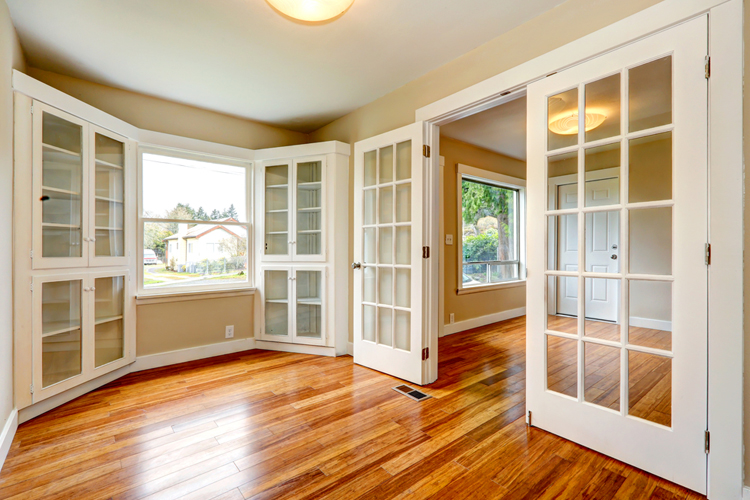
#> input picture 210962022-week4/resources/french_window.jpg, 750 x 500 px
$ python sobel_laplacian_sharpening.py
#> lines starting #> are read from the running program, lines starting #| are printed output that depends on the picture
# sobel and laplacian sharpening - use pattern images

import cv2 as cv
import matplotlib.pyplot as plt
import numpy as np

img = cv.imread('resources/french_window.jpg')
#> img is the input picture: shape (500, 750, 3); mean B, G, R 140.1, 169, 192.7
cv.imshow('original', img)
cv.waitKey(0)

# sobel
sobelX = cv.Sobel(img, cv.CV_64F, 1, 0, ksize=3)
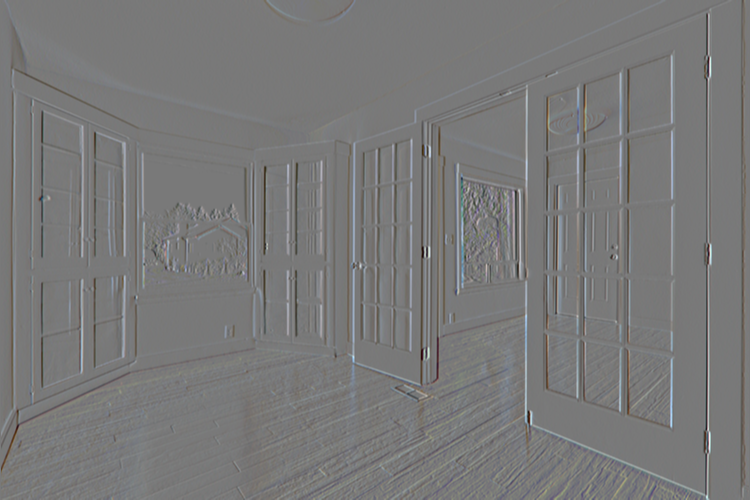
#> sobelX: shape (500, 750, 3) float64; mean B, G, R -0.8, -0.6, -0.4; drawn with min black and max white
sobelY = cv.Sobel(img, cv.CV_64F, 0, 1, ksize=3)
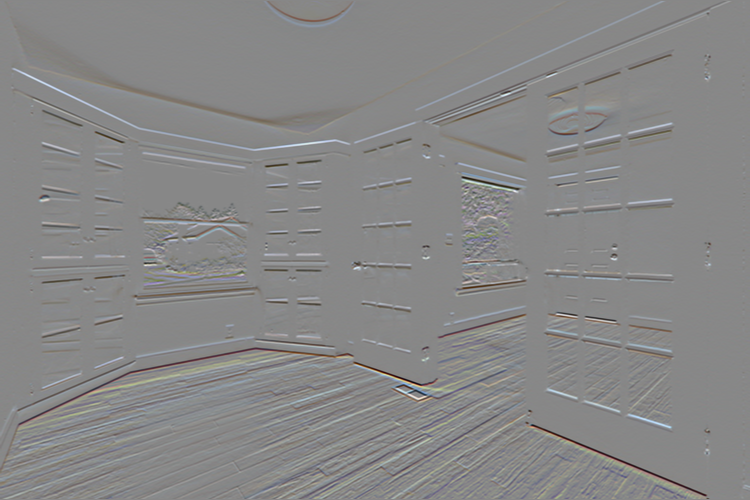
#> sobelY: shape (500, 750, 3) float64; mean B, G, R -1.8, -1.4, -0.6; drawn with min black and max white

temp = np.sqrt(sobelX**2, sobelY**2)
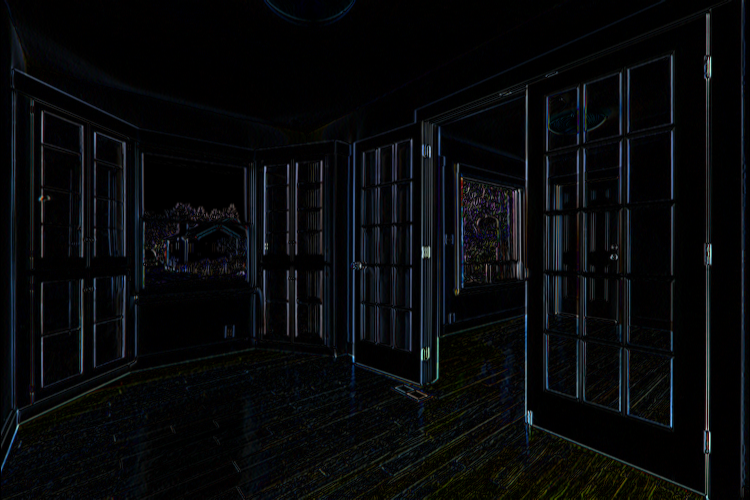
#> temp: shape (500, 750, 3) float64; mean B, G, R 38.6, 33.5, 28.8; drawn with min black and max white
temp = temp.astype(np.uint8)
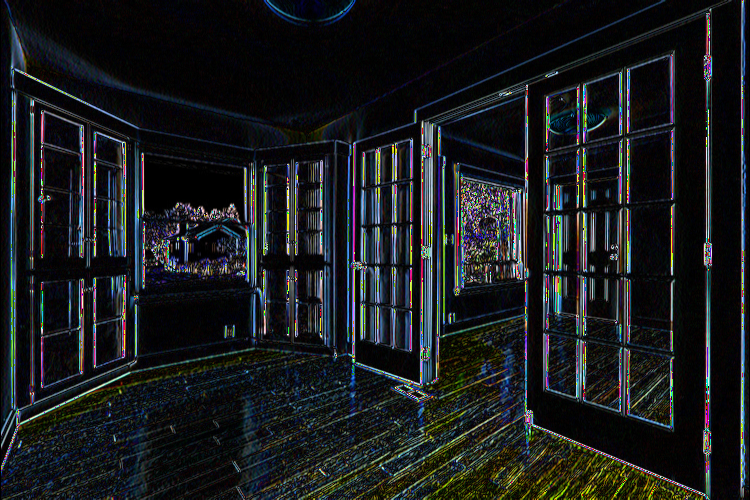
#> temp: shape (500, 750, 3); mean B, G, R 30, 28.2, 25.6

sharpened_img = cv.add(img, temp)
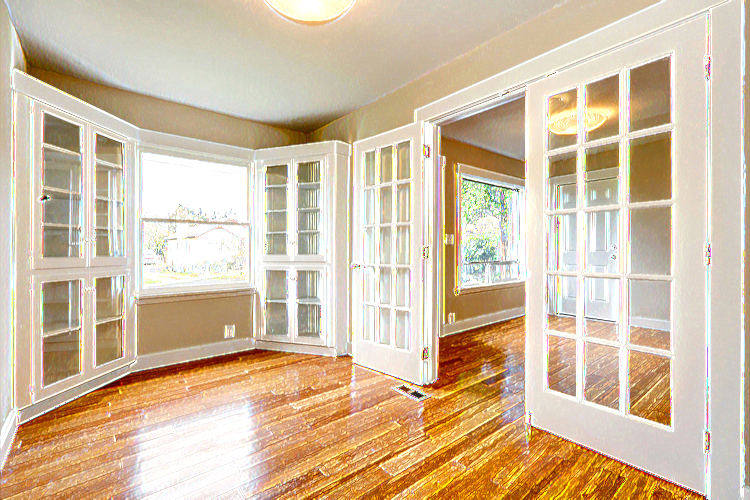
#> sharpened_img: shape (500, 750, 3); mean B, G, R 164.3, 190.7, 211.3
cv.imshow('sobel', sharpened_img)
cv.waitKey(0)

# laplacian
laplacian_temp = cv.Laplacian(img, cv.CV_64F, ksize=3)
laplacian_temp = laplacian_temp.astype(np.uint8)
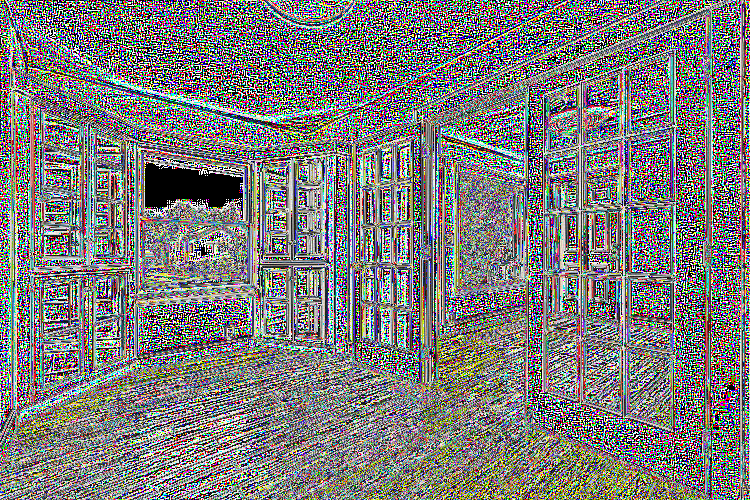
#> laplacian_temp: shape (500, 750, 3); mean B, G, R 122.4, 123.6, 124.6
laplacian_img = cv.add(img, laplacian_temp)
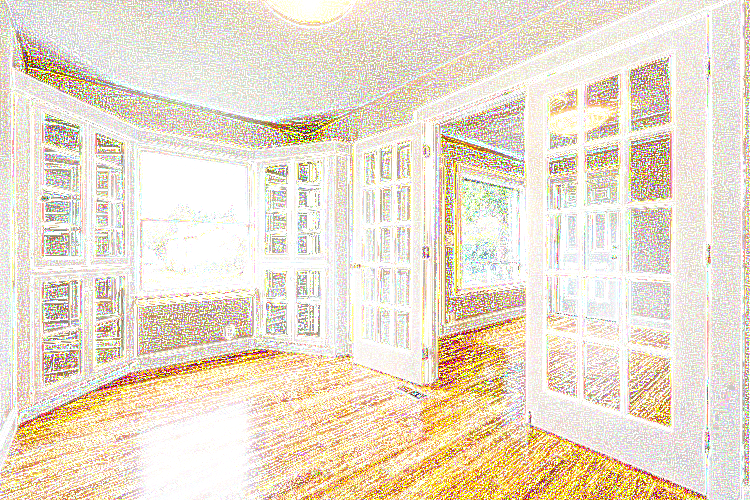
#> laplacian_img: shape (500, 750, 3); mean B, G, R 206.1, 223.2, 234.3
cv.imshow('laplacian', laplacian_img)
cv.waitKey(0)

cv.destroyAllWindows()

$ run again, with 210962022-week4/resources/tiger.jpg copied over 210962022-week4/resources/french_window.jpg
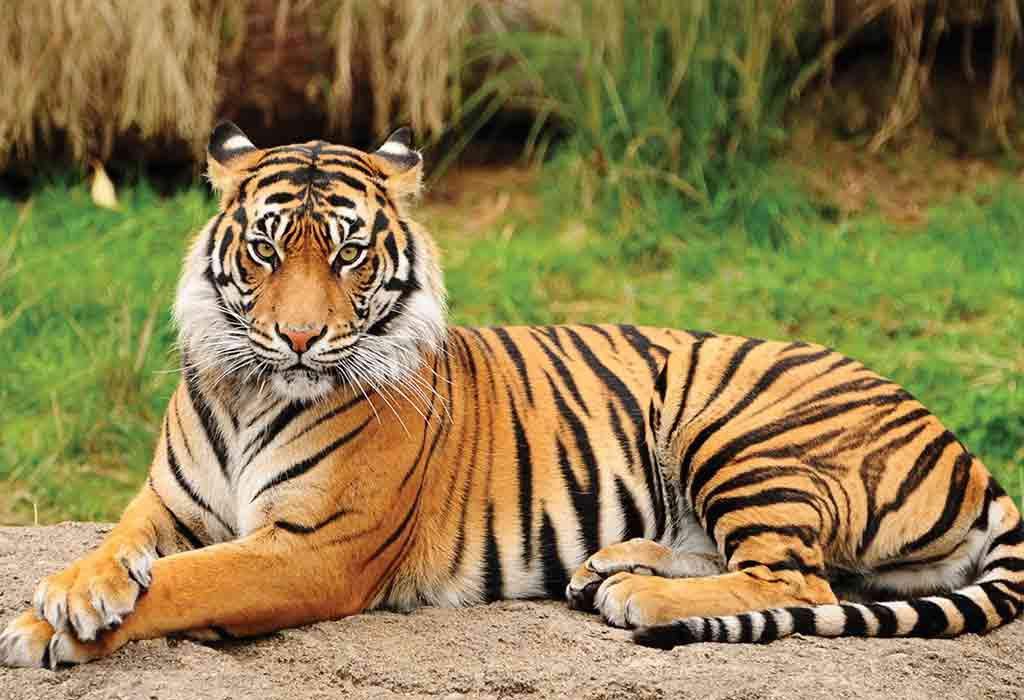
#> input picture 210962022-week4/resources/tiger.jpg, 1024 x 700 px
#> img is the input picture: shape (700, 1024, 3); mean B, G, R 76.4, 124.4, 141.3
#> `laplacian_temp = laplacian_temp.astype(np.uint8)`:
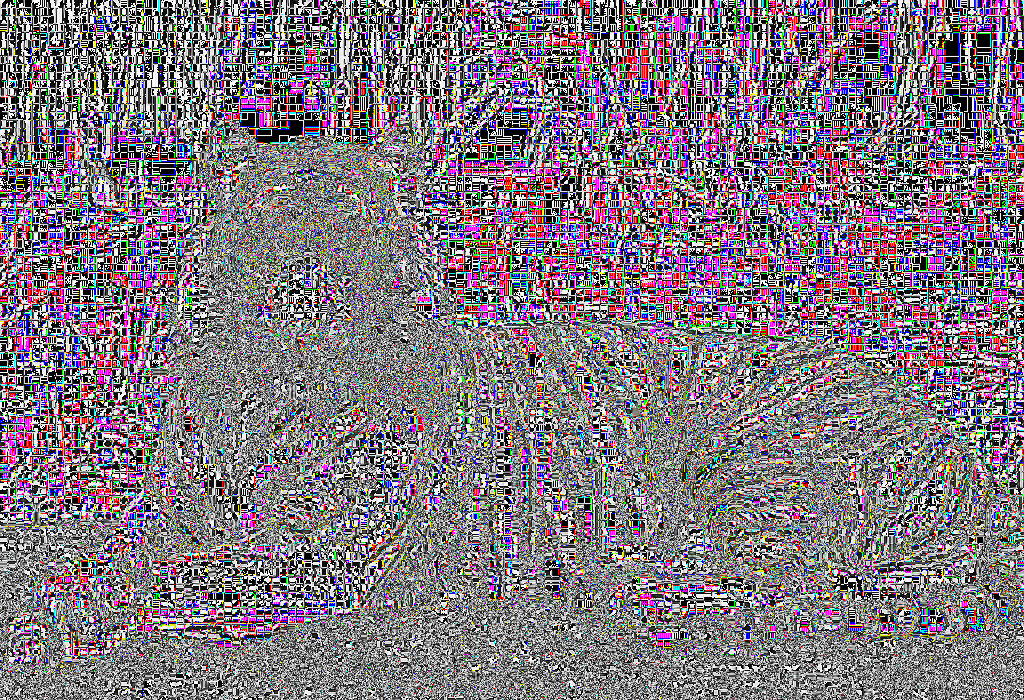
#> laplacian_temp: shape (700, 1024, 3); mean B, G, R 121, 121.8, 122.3
#> `laplacian_img = cv.add(img, laplacian_temp)`:
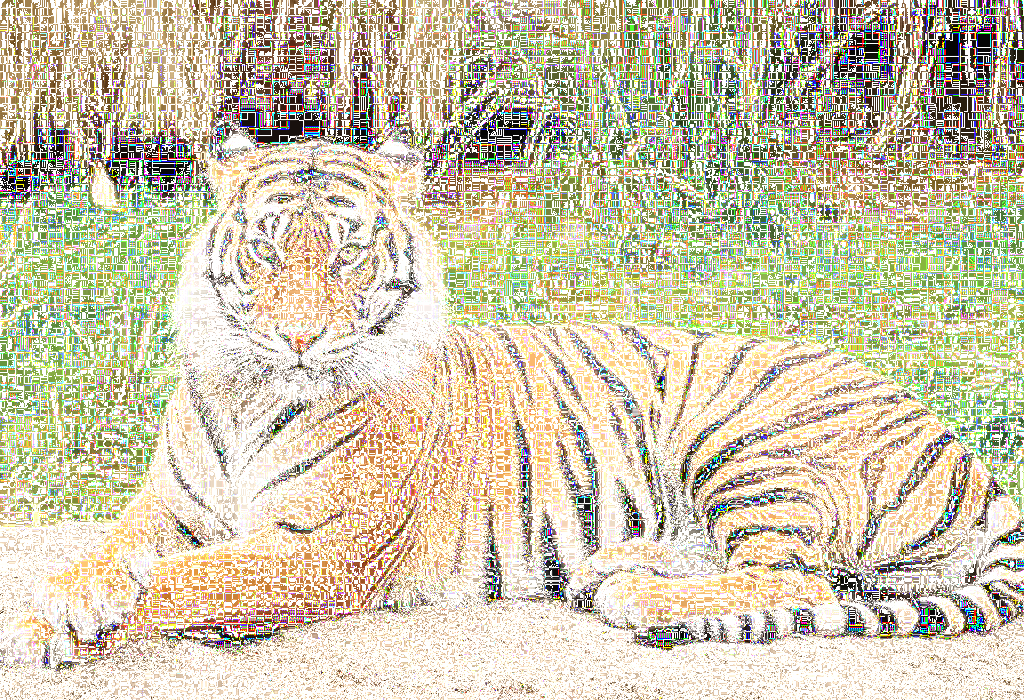
#> laplacian_img: shape (700, 1024, 3); mean B, G, R 172.1, 197.6, 204.6
